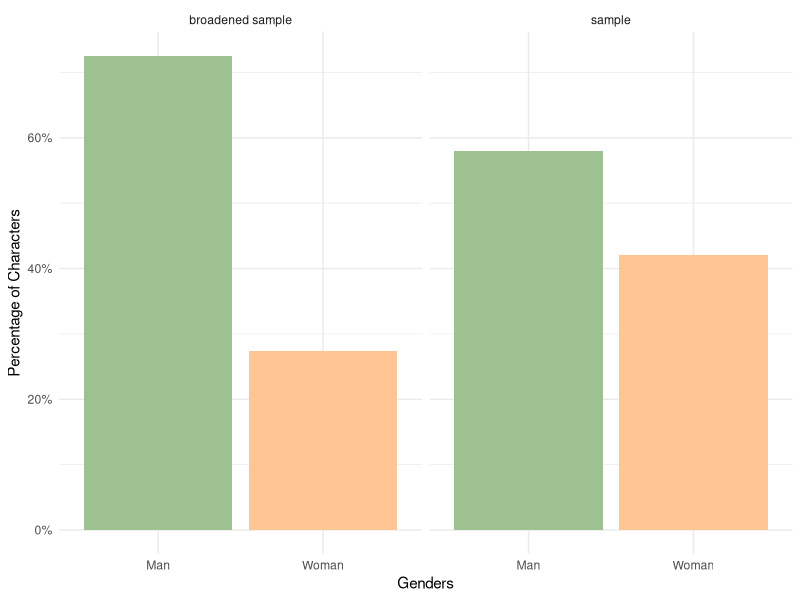

Write R code to recreate this figure.
# import tidyverse etc.
library(tidyverse)
library(readr)
library(ggplot2)
library(stringr)

# read in broadened sample and original sample csv files

character_list <- read_csv("dictionary_fictional_characters_gender.csv")
old_character_list <- read_csv("old_gender_data.csv")

# set all gender labels labeled as something other than Man or Woman to Man or Woman
filtered_gender <- character_list|>
  mutate(gender = case_when(gender == 'Boy' ~ 'Man',
                            gender == 'Female' ~'Woman',
                            gender == 'Girl'~ 'Woman',
                            gender == 'Woman'~ 'Woman',
                            gender == 'Man'~ 'Man',
                            gender == 'Male'~ 'Man',
                            TRUE~ NA)) |>
  # For NA values --> leave out
  select(-start_year)|>
  filter(gender == 'Man'| gender== 'Woman') |>
  mutate(method = 'broadened sample')

# set all gender labels labeled as something other than Man or Woman to Man or Woman
old_filtered_gender <- old_character_list|>
  mutate(gender = case_when(gender == 'Boy' ~ 'Man',
                            gender == 'Female' ~'Woman',
                            gender == 'Girl'~ 'Woman',
                            gender == 'Woman'~ 'Woman',
                            gender == 'Man'~ 'Man',
                            gender == 'Male'~ 'Man',
                            TRUE~ NA)) |>
  na.omit() |>
  filter(gender == 'Man'| gender== 'Woman') |>
  unique() |>
  mutate(method = 'sample') 

# use rbind to create side by side bargraph (faceted)
together <- rbind(old_filtered_gender,filtered_gender)

# set counts and summarize grouped by method and gender (total)
counts <- together |>
  group_by(method, gender) |>
  summarise(count = n())

# set a group count
method_counts <- together |>
  group_by(method) |>
  summarise(group_count = n())

#create a percentage of counts per total group count (group = both genders and method is sample or broadened sample)
counts <- counts |> 
  left_join(method_counts) |>
  mutate(percentage = count / group_count)

# create a side by side bar graph using ggplot
ggplot(data = counts) +
# set x-axis as gender, y-axis as the percentage and fill color per gender
  aes(x = gender, y = percentage, fill = gender) +
  geom_col()+
  scale_y_continuous(labels = scales::percent)+
# label x- and y-axis
  xlab('Genders') +
  ylab('Percentage of Characters')+
# facet_wrap to put the bar graph for sample and broadened sample in same graph
  facet_wrap(~method)+
  theme_minimal() +
# set theme of our research as fill colors
  scale_fill_manual(values = c('#9dc190','#ffc594'))+
# delete legend as it does not add to clarification
  theme(legend.position = "none")

# in 'Plots' graph is exported as pdf to Overleaf LaTex paper
